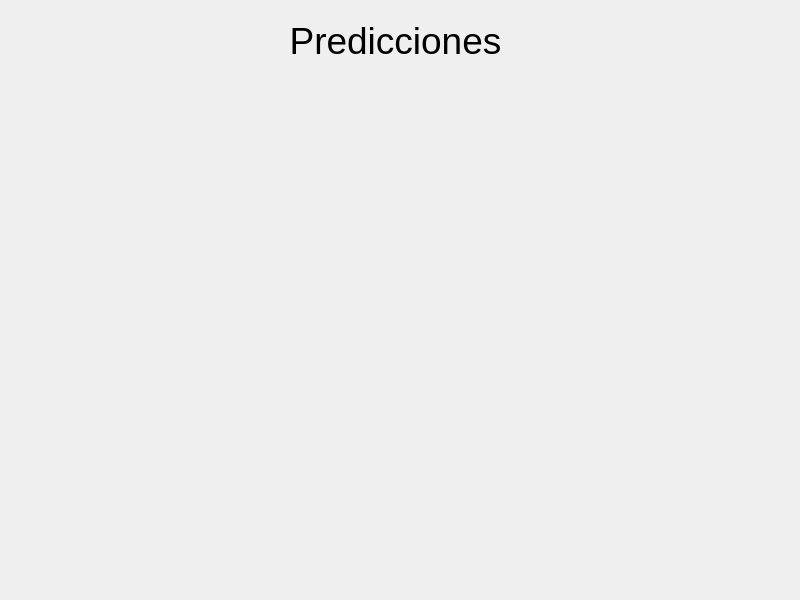
<?xml version="1.0" encoding="UTF-8"?>
<ui version="4.0">
 <class>MainWindow</class>
 <widget class="QMainWindow" name="MainWindow">
  <property name="geometry">
   <rect>
    <x>0</x>
    <y>0</y>
    <width>800</width>
    <height>600</height>
   </rect>
  </property>
  <property name="windowTitle">
   <string>MainWindow</string>
  </property>
  <widget class="QWidget" name="centralwidget">
   <widget class="QLabel" name="label">
    <property name="geometry">
     <rect>
      <x>0</x>
      <y>10</y>
      <width>791</width>
      <height>61</height>
     </rect>
    </property>
    <property name="sizePolicy">
     <sizepolicy hsizetype="MinimumExpanding" vsizetype="Preferred">
      <horstretch>0</horstretch>
      <verstretch>0</verstretch>
     </sizepolicy>
    </property>
    <property name="font">
     <font>
      <family>Tahoma</family>
      <pointsize>28</pointsize>
     </font>
    </property>
    <property name="text">
     <string>Predicciones</string>
    </property>
    <property name="alignment">
     <set>Qt::AlignCenter</set>
    </property>
   </widget>
  </widget>
  <widget class="QMenuBar" name="menubar">
   <property name="geometry">
    <rect>
     <x>0</x>
     <y>0</y>
     <width>800</width>
     <height>21</height>
    </rect>
   </property>
  </widget>
 </widget>
 <resources/>
 <connections/>
</ui>
